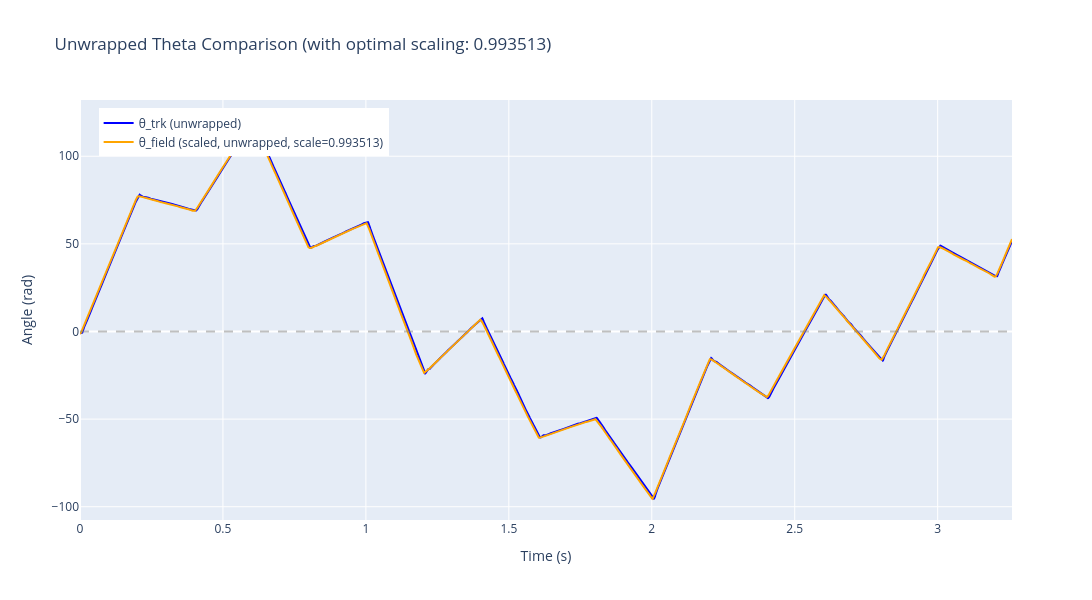
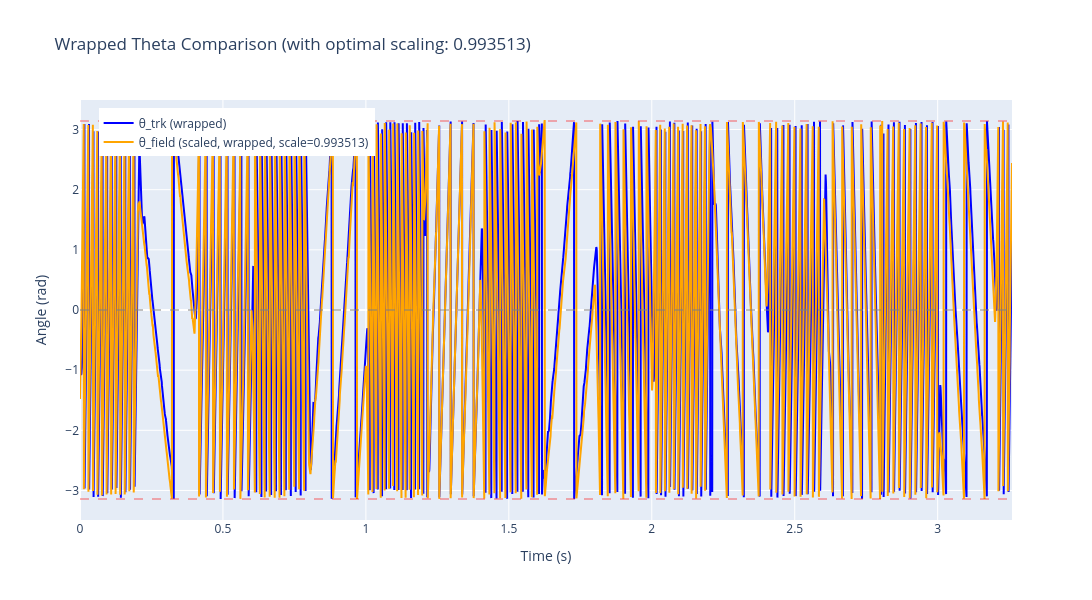

Source (notebook cell) for these figures, in order:
### Markdown cell above
## Plot Theta Comparison with Optimal Scaling

Compare theta_trk vs scaled theta_field (both wrapped and unwrapped) using the optimal scaling factor.

### Code cell
# Plot theta_trk vs scaled theta_field using Plotly
# Both wrapped and unwrapped versions

# Compute wrapped versions
theta_trk_wrapped = np.arctan2(np.sin(theta_trk_trim), np.cos(theta_trk_trim))
theta_field_opt_wrapped = np.arctan2(np.sin(theta_field_opt), np.cos(theta_field_opt))

# Plot 1: Unwrapped theta comparison
fig_unwrapped = go.Figure()
fig_unwrapped.add_trace(go.Scatter(
    x=t_trim, 
    y=theta_trk_trim, 
    mode='lines',
    name='θ_trk (unwrapped)',
    line=dict(color='blue', width=2)
))
fig_unwrapped.add_trace(go.Scatter(
    x=t_trim, 
    y=theta_field_opt, 
    mode='lines',
    name=f'θ_field (scaled, unwrapped, scale={scale_opt:.6f})',
    line=dict(color='orange', width=2)
))
fig_unwrapped.update_layout(
    title=f'Unwrapped Theta Comparison (with optimal scaling: {scale_opt:.6f})',
    xaxis_title='Time (s)',
    yaxis_title='Angle (rad)',
    hovermode='closest',
    width=1400,
    height=600,
    legend=dict(x=0.02, y=0.98)
)
fig_unwrapped.add_hline(y=0, line_dash="dash", line_color="gray", opacity=0.5)
fig_unwrapped.show()

# Plot 2: Wrapped theta comparison
fig_wrapped = go.Figure()
fig_wrapped.add_trace(go.Scatter(
    x=t_trim, 
    y=theta_trk_wrapped, 
    mode='lines',
    name='θ_trk (wrapped)',
    line=dict(color='blue', width=2)
))
fig_wrapped.add_trace(go.Scatter(
    x=t_trim, 
    y=theta_field_opt_wrapped, 
    mode='lines',
    name=f'θ_field (scaled, wrapped, scale={scale_opt:.6f})',
    line=dict(color='orange', width=2)
))
fig_wrapped.update_layout(
    title=f'Wrapped Theta Comparison (with optimal scaling: {scale_opt:.6f})',
    xaxis_title='Time (s)',
    yaxis_title='Angle (rad)',
    hovermode='closest',
    width=1400,
    height=600,
    legend=dict(x=0.02, y=0.98)
)
fig_wrapped.add_hline(y=0, line_dash="dash", line_color="gray", opacity=0.5)
fig_wrapped.add_hline(y=np.pi, line_dash="dash", line_color="red", opacity=0.3)
fig_wrapped.add_hline(y=-np.pi, line_dash="dash", line_color="red", opacity=0.3)
fig_wrapped.show()

print("="*70)
print("THETA COMPARISON WITH OPTIMAL SCALING")
print("="*70)
print(f"Scale factor applied: {scale_opt:.8f}")
print(f"Clock rate correction: {(scale_opt - 1.0)*100:.4f}%")
print(f"\nUnwrapped theta ranges:")
print(f"  θ_trk: [{np.min(theta_trk_trim):.2f}, {np.max(theta_trk_trim):.2f}] rad")
print(f"  θ_field (scaled): [{np.min(theta_field_opt):.2f}, {np.max(theta_field_opt):.2f}] rad")
print(f"\nPhase difference (scaled):")
phase_diff_scaled = theta_field_opt - theta_trk_trim
print(f"  Mean: {np.mean(phase_diff_scaled):.6f} rad")
print(f"  Std: {np.std(phase_diff_scaled):.6f} rad")
print(f"  Range: [{np.min(phase_diff_scaled):.2f}, {np.max(phase_diff_scaled):.2f}] rad")
print("="*70)

### Figure 1 — Plotly figure (JSON) as saved in the notebook; plotly's stock layout.template omitted (floating-point values rounded to 4 significant figures; data arrays with more than 128 entries replaced by an {"elided": "..."} marker saying what was removed)
{"data": [{"line": {"color": "blue", "width": 2}, "mode": "lines", "name": "θ_trk (unwrapped)", "type": "scatter", "x": {"elided": "6521 float values"}, "y": {"elided": "6521 float values"}}, {"line": {"color": "orange", "width": 2}, "mode": "lines", "name": "θ_field (scaled, unwrapped, scale=0.993513)", "type": "scatter", "x": {"elided": "6521 float values"}, "y": {"elided": "6521 float values"}}], "layout": {"height": 600, "hovermode": "closest", "legend": {"x": 0.02, "y": 0.98}, "shapes": [{"line": {"color": "gray", "dash": "dash"}, "opacity": 0.5, "type": "line", "x0": 0, "x1": 1, "xref": "x domain", "y0": 0, "y1": 0, "yref": "y"}], "title": {"text": "Unwrapped Theta Comparison (with optimal scaling: 0.993513)"}, "width": 1400, "xaxis": {"title": {"text": "Time (s)"}}, "yaxis": {"title": {"text": "Angle (rad)"}}}}

### Figure 2 — Plotly figure (JSON) as saved in the notebook; plotly's stock layout.template omitted (floating-point values rounded to 4 significant figures; data arrays with more than 128 entries replaced by an {"elided": "..."} marker saying what was removed)
{"data": [{"line": {"color": "blue", "width": 2}, "mode": "lines", "name": "θ_trk (wrapped)", "type": "scatter", "x": {"elided": "6521 float values"}, "y": {"elided": "6521 float values"}}, {"line": {"color": "orange", "width": 2}, "mode": "lines", "name": "θ_field (scaled, wrapped, scale=0.993513)", "type": "scatter", "x": {"elided": "6521 float values"}, "y": {"elided": "6521 float values"}}], "layout": {"height": 600, "hovermode": "closest", "legend": {"x": 0.02, "y": 0.98}, "shapes": [{"line": {"color": "gray", "dash": "dash"}, "opacity": 0.5, "type": "line", "x0": 0, "x1": 1, "xref": "x domain", "y0": 0, "y1": 0, "yref": "y"}, {"line": {"color": "red", "dash": "dash"}, "opacity": 0.3, "type": "line", "x0": 0, "x1": 1, "xref": "x domain", "y0": 3.142, "y1": 3.142, "yref": "y"}, {"line": {"color": "red", "dash": "dash"}, "opacity": 0.3, "type": "line", "x0": 0, "x1": 1, "xref": "x domain", "y0": -3.142, "y1": -3.142, "yref": "y"}], "title": {"text": "Wrapped Theta Comparison (with optimal scaling: 0.993513)"}, "width": 1400, "xaxis": {"title": {"text": "Time (s)"}}, "yaxis": {"title": {"text": "Angle (rad)"}}}}
